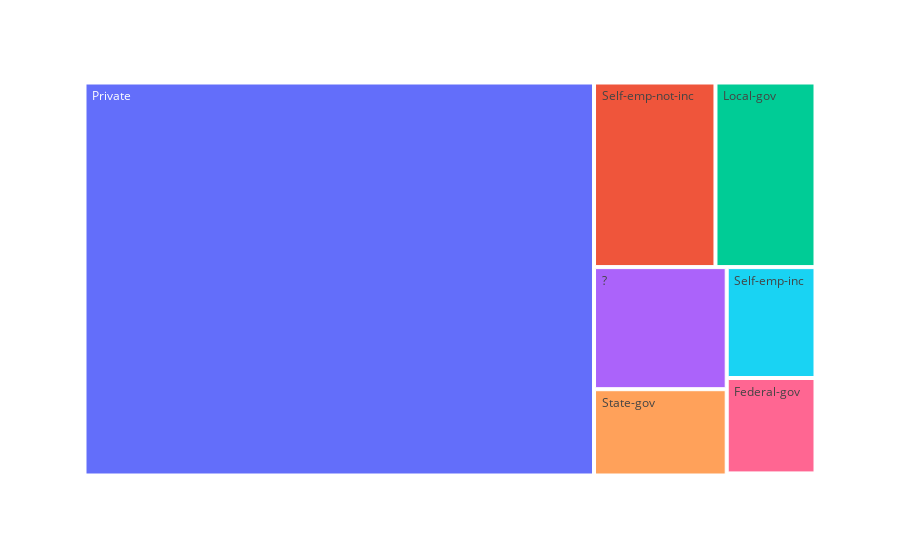

The notebook cell this image was saved under:
### Code cell
plot = px.treemap(base_census, path=['workclass'])
plot.show()

### Figure 1 — Plotly figure (JSON) as saved in the notebook; plotly's stock layout.template omitted (floating-point values rounded to 4 significant figures)
{"data": [{"branchvalues": "total", "domain": {"x": [0, 1], "y": [0, 1]}, "hovertemplate": "labels=%{label}<br>count=%{value}<br>parent=%{parent}<br>id=%{id}<extra></extra>", "ids": [" ?", " Federal-gov", " Local-gov", " Never-worked", " Private", " Self-emp-inc", " Self-emp-not-inc", " State-gov", " Without-pay"], "labels": [" ?", " Federal-gov", " Local-gov", " Never-worked", " Private", " Self-emp-inc", " Self-emp-not-inc", " State-gov", " Without-pay"], "level": "b4bbf5", "name": "", "parents": ["", "", "", "", "", "", "", "", ""], "type": "treemap", "values": [1836, 960, 2093, 7, 22696, 1116, 2541, 1298, 14]}], "layout": {"autosize": true, "legend": {"tracegroupgap": 0}, "margin": {"t": 60}}}
